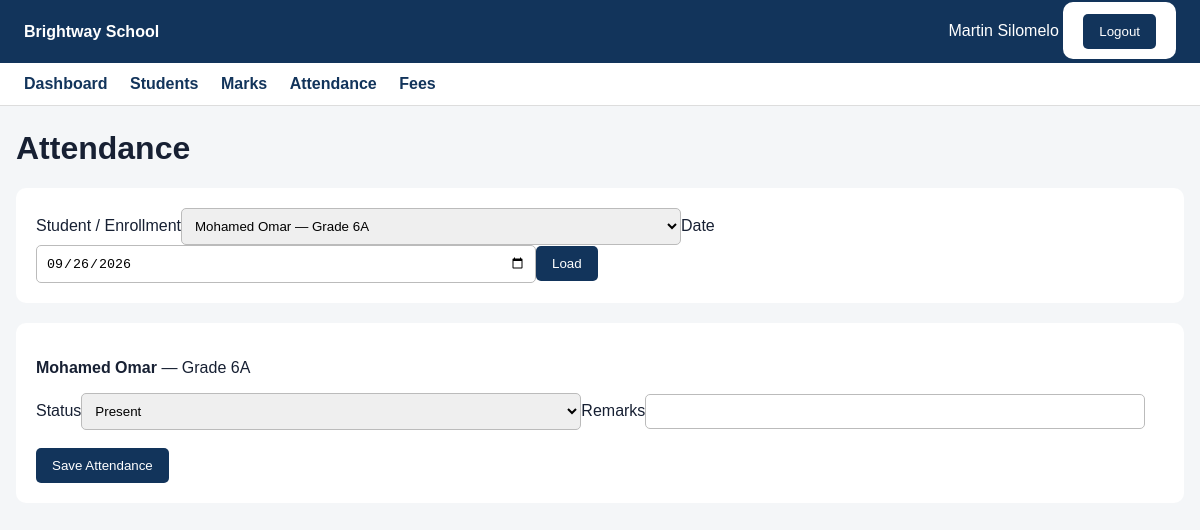
The app's page /attendance/ (signed in) with its own data.
### school/models.py (models this page shows, shortened)
class School(models.Model):
    name = models.CharField(max_length=200)
    address = models.TextField(blank=True)
    phone = models.CharField(max_length=50, blank=True)
    email = models.EmailField(blank=True)
    logo_url = models.URLField(blank=True)
    active = models.BooleanField(default=True)
    created_at = models.DateTimeField(auto_now_add=True)
    class Meta:
        ordering = ["name"]

class Enrollment(models.Model):
    student = models.ForeignKey(Student, on_delete=models.CASCADE, related_name="enrollments")
    academic_year = models.ForeignKey(AcademicYear, on_delete=models.CASCADE, related_name="enrollments")
    school_class = models.ForeignKey(SchoolClass, on_delete=models.CASCADE, related_name="enrollments")
    admission_date = models.DateField()
    promoted = models.BooleanField(default=False)
    active = models.BooleanField(default=True)
    class Meta:
        constraints = [
            models.UniqueConstraint(fields=["student", "academic_year"], name="unique_student_year")
        ]

class Student(models.Model):
    school = models.ForeignKey(School, on_delete=models.CASCADE, related_name="students")
    admission_number = models.CharField(max_length=50)
    first_name = models.CharField(max_length=100)
    middle_name = models.CharField(max_length=100, blank=True)
    last_name = models.CharField(max_length=100)
    date_of_birth = models.DateField(null=True, blank=True)
    GENDER = [("M", "Male"), ("F", "Female"), ("O", "Other")]
    gender = models.CharField(max_length=1, choices=GENDER, blank=True)
    parent_one = models.ForeignKey(ParentProfile, null=True, blank=True, on_delete=models.SET_NULL, related_name="children_as_parent_one")
    parent_two = models.ForeignKey(ParentProfile, null=True, blank=True, on_delete=models.SET_NULL, related_name="children_as_parent_two")
    phone = models.CharField(max_length=50, blank=True)
    address = models.TextField(blank=True)
    active = models.BooleanField(default=True)
    class Meta:
        ordering = ["first_name", "last_name"]
        constraints = [
            models.UniqueConstraint(fields=["school", "admission_number"], name="unique_school_admission")
        ]
    @property
    def full_name(self):
        return " ".join(x for x in [self.first_name, self.middle_name, self.last_name] if x).strip()

class SchoolClass(models.Model):
    school = models.ForeignKey(School, on_delete=models.CASCADE, related_name="classes")
    name = models.CharField(max_length=100)
    level = models.PositiveIntegerField(default=0)
    active = models.BooleanField(default=True)
    class Meta:
        ordering = ["level", "name"]
        constraints = [
            models.UniqueConstraint(fields=["school", "name"], name="unique_school_class")
        ]

### school/views.py (the view, shortened to what this page needs)
# urls.py: path("attendance/", views.attendance, name="attendance"),
@login_required
def attendance(request):
    school = user_school(request.user)
    enrollments = Enrollment.objects.filter(
        academic_year__is_current=True, student__school=school, active=True
    ).select_related("student","school_class")
    if hasattr(request.user, "teacher_profile"):
        enrollments = enrollments.filter(school_class__in=request.user.teacher_profile.assigned_classes.all())
    if hasattr(request.user, "parent_profile"):
        p = request.user.parent_profile
        enrollments = enrollments.filter(Q(student__parent_one=p)|Q(student__parent_two=p))
    selected = request.GET.get("enrollment")
    chosen = enrollments.filter(pk=selected).first() if selected else enrollments.first()
    selected_date = request.GET.get("date") or date.today().isoformat()
    record = Attendance.objects.filter(enrollment=chosen, date=selected_date).first() if chosen else None
    return render(request, "school/attendance.html", {
        "school":school,"enrollments":enrollments,"chosen":chosen,
        "selected_date":selected_date,"record":record,
        "attendance_days": school.attendance_config.enabled_weekdays() if hasattr(school,"attendance_config") else {},
    })

### school/models.py (called while the page is built)
    def enabled_weekdays(self):
        return {
            0: self.monday, 1: self.tuesday, 2: self.wednesday,
            3: self.thursday, 4: self.friday, 5: self.saturday, 6: self.sunday
        }

### school/views.py (called while the page is built)
def user_school(user):
    if hasattr(user, "teacher_profile"):
        return user.teacher_profile.school
    if hasattr(user, "parent_profile"):
        return user.parent_profile.school
    return School.objects.filter(active=True).first()

### school/templates/school/attendance.html (shortened to what this page needs)
{% extends "school/base.html" %}{% block title %}Attendance{% endblock %}
{% block content %}<h1>Attendance</h1><form method="get"><label>Student / Enrollment</label><select name="enrollment" onchange="this.form.submit()">{% for e in enrollments %}<option value="{{e.id}}" {% if e.id == chosen.id %}selected{% endif %}>{{e.student.full_name}} — {{e.school_class.name}}</option>{% endfor %}</select><label>Date</label><input type="date" name="date" value="{{selected_date}}"><button type="submit">Load</button></form>
{% if chosen %}<form method="post" style="margin-top:20px"><p><b>{{chosen.student.full_name}}</b> — {{chosen.school_class.name}}</p><label>Status</label><select name="status"><option value="Present">Present</option></select><label>Remarks</label><input name="remarks" value="{{record.remarks|default:''}}"><br><br><button type="submit">Save Attendance</button></form>{% endif %}{% endblock %}

### school/templates/school/base.html (shortened to what this page needs)
{% load static %}
<!doctype html>
<html>
<head>
<link rel="stylesheet" href="{% static 'school/style.css' %}">
</head>
<body>
<header>
<div><strong>{{ school.name|default:"School Management System" }}</strong></div>
<div>
{% if request.user.is_authenticated %}
<span>{{ request.user.get_full_name|default:request.user.username }}</span>
<form method="post" action="{% url 'logout' %}" style="display:inline;">
{% csrf_token %}<button type="submit">Logout</button>
</form>
{% endif %}
</div>
</header>
{% if request.user.is_authenticated %}
<div class="nav">
<a href="{% url 'dashboard' %}">Dashboard</a>
<a href="{% url 'students' %}">Students</a>
<a href="{% url 'marks' %}">Marks</a>
<a href="{% url 'attendance' %}">Attendance</a>
<a href="{% url 'fees' %}">Fees</a>
</div>
{% endif %}
<div class="container">
{% block content %}{% endblock %}
</div>
</body>
</html>

### school/static/school/style.css (style rules this page uses)
* { box-sizing:border-box }
body { margin:0;font-family:Arial,Helvetica,sans-serif;background:#f4f6f8;color:#172033 }
header { background:#12345b;color:white;padding:14px 24px;display:flex;justify-content:space-between;align-items:center }
.container { max-width:1200px;margin:24px auto;padding:0 16px }
h1,h2 { margin-top:0 }
.nav { background:white;padding:12px 24px;border-bottom:1px solid #ddd }
.nav a { margin-right:18px;text-decoration:none;color:#12345b;font-weight:bold }
form { background:white;padding:20px;border-radius:10px }
input,select,textarea { padding:9px;border:1px solid #bbb;border-radius:5px;width:100%;max-width:500px }
button,.btn { display:inline-block;background:#12345b;color:white;border:0;padding:10px 16px;border-radius:5px;text-decoration:none;cursor:pointer }

### records on screen
School: name "Brightway School"
Enrollment: student.full_name "Mohamed Omar", school_class.name "Grade 6A"

### other values on screen
{{ request.user.get_full_name|default:request.user.username }} "Martin Silomelo"
form field enrollment "Mohamed Omar — Grade 6A"
